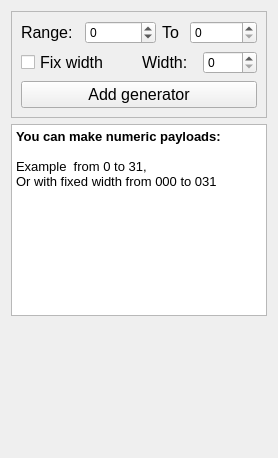
             <widget class="QWidget" name="tab_12">
              <attribute name="title">
               <string>Range</string>
              </attribute>
              <layout class="QGridLayout">
               <item row="0" column="0">
                <widget class="QFrame" name="frame">
                 <property name="toolTip">
                  <string>&lt;html&gt;&lt;head&gt;&lt;meta name=&quot;qrichtext&quot; content=&quot;1&quot; /&gt;&lt;style type=&quot;text/css&quot;&gt;
p, li { white-space: pre-wrap; }
&lt;/style&gt;&lt;/head&gt;&lt;body style=&quot; font-family:'Lucida Grande'; font-size:13pt; font-weight:400; font-style:normal; text-decoration:none;&quot;&gt;
&lt;p style=&quot; margin-top:0px; margin-bottom:0px; margin-left:0px; margin-right:0px; -qt-block-indent:0; text-indent:0px;&quot;&gt;You can make numeric payloads&lt;/p&gt;
&lt;p style=&quot; margin-top:0px; margin-bottom:0px; margin-left:0px; margin-right:0px; -qt-block-indent:0; text-indent:0px;&quot;&gt;(eg. from 0 to 31, or from 000 to 031)&lt;/p&gt;&lt;/body&gt;&lt;/html&gt;</string>
                 </property>
                 <property name="frameShape">
                  <enum>QFrame::StyledPanel</enum>
                 </property>
                 <property name="frameShadow">
                  <enum>QFrame::Raised</enum>
                 </property>
                 <layout class="QGridLayout">
                  <item row="0" column="0">
                   <layout class="QHBoxLayout">
                    <item>
                     <widget class="QLabel" name="label_44">
                      <property name="font">
                       <font>
                        <pointsize>12</pointsize>
                       </font>
                      </property>
                      <property name="text">
                       <string>Range:</string>
                      </property>
                     </widget>
                    </item>
                    <item>
                     <layout class="QHBoxLayout">
                      <item>
                       <widget class="QSpinBox" name="fromSpin">
                        <property name="minimum">
                         <number>-999999999</number>
                        </property>
                        <property name="maximum">
                         <number>999999999</number>
                        </property>
                       </widget>
                      </item>
                      <item>
                       <widget class="QLabel" name="label_45">
                        <property name="font">
                         <font>
                          <pointsize>12</pointsize>
                         </font>
                        </property>
                        <property name="text">
                         <string>To </string>
                        </property>
                       </widget>
                      </item>
                      <item>
                       <widget class="QSpinBox" name="toSpin">
                        <property name="maximum">
                         <number>999999999</number>
                        </property>
                       </widget>
                      </item>
                     </layout>
                    </item>
                   </layout>
                  </item>
                  <item row="1" column="0">
                   <layout class="QHBoxLayout">
                    <item>
                     <widget class="QCheckBox" name="fixCheck">
                      <property name="font">
                       <font>
                        <pointsize>12</pointsize>
                       </font>
                      </property>
                      <property name="text">
                       <string>Fix width</string>
                      </property>
                     </widget>
                    </item>
                    <item>
                     <layout class="QHBoxLayout">
                      <item>
                       <widget class="QLabel" name="label_47">
                        <property name="font">
                         <font>
                          <pointsize>12</pointsize>
                         </font>
                        </property>
                        <property name="text">
                         <string>Width:</string>
                        </property>
                       </widget>
                      </item>
                      <item>
                       <widget class="QSpinBox" name="widthSpin"/>
                      </item>
                     </layout>
                    </item>
                   </layout>
                  </item>
                  <item row="2" column="0">
                   <layout class="QVBoxLayout">
                    <item>
                     <widget class="QPushButton" name="addrangeButton">
                      <property name="font">
                       <font>
                        <pointsize>12</pointsize>
                       </font>
                      </property>
                      <property name="text">
                       <string>Add generator</string>
                      </property>
                      <property name="icon">
                       <iconset>
                        <normaloff>images/Icons/Knob Play Green.png</normaloff>images/Icons/Knob Play Green.png</iconset>
                      </property>
                     </widget>
                    </item>
                   </layout>
                  </item>
                 </layout>
                </widget>
               </item>
               <item row="1" column="0">
                <widget class="QTextEdit" name="textEdit_5">
                 <property name="html">
                  <string>&lt;!DOCTYPE HTML PUBLIC &quot;-//W3C//DTD HTML 4.0//EN&quot; &quot;http://www.w3.org/TR/REC-html40/strict.dtd&quot;&gt;
&lt;html&gt;&lt;head&gt;&lt;meta name=&quot;qrichtext&quot; content=&quot;1&quot; /&gt;&lt;style type=&quot;text/css&quot;&gt;
p, li { white-space: pre-wrap; }
&lt;/style&gt;&lt;/head&gt;&lt;body style=&quot; font-family:'Lucida Grande'; font-size:10pt; font-weight:400; font-style:normal;&quot;&gt;
&lt;p style=&quot; margin-top:0px; margin-bottom:0px; margin-left:0px; margin-right:0px; -qt-block-indent:0; text-indent:0px;&quot;&gt;&lt;span style=&quot; font-weight:600;&quot;&gt;You can make numeric payloads:&lt;/span&gt;&lt;/p&gt;
&lt;p style=&quot;-qt-paragraph-type:empty; margin-top:0px; margin-bottom:0px; margin-left:0px; margin-right:0px; -qt-block-indent:0; text-indent:0px;&quot;&gt;&lt;/p&gt;
&lt;p style=&quot; margin-top:0px; margin-bottom:0px; margin-left:0px; margin-right:0px; -qt-block-indent:0; text-indent:0px;&quot;&gt;Example  from 0 to 31,&lt;/p&gt;
&lt;p style=&quot; margin-top:0px; margin-bottom:0px; margin-left:0px; margin-right:0px; -qt-block-indent:0; text-indent:0px;&quot;&gt;Or with fixed width from 000 to 031&lt;/p&gt;&lt;/body&gt;&lt;/html&gt;</string>
                 </property>
                </widget>
               </item>
               <item row="2" column="0">
                <spacer>
                 <property name="orientation">
                  <enum>Qt::Vertical</enum>
                 </property>
                 <property name="sizeHint" stdset="0">
                  <size>
                   <width>20</width>
                   <height>131</height>
                  </size>
                 </property>
                </spacer>
               </item>
              </layout>
             </widget>
